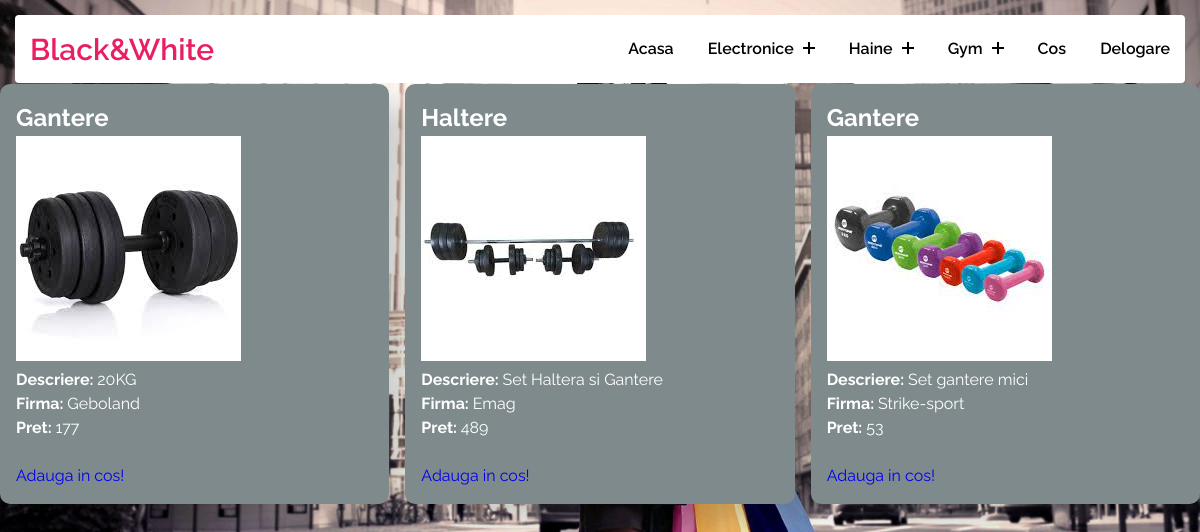
The app's page /gym.php (signed in) with its own data.
### tables this page shows
CREATE TABLE `gym` (
  `idg` int(11) NOT NULL,
  `denumire` varchar(255) NOT NULL,
  `descriere` varchar(255) NOT NULL,
  `firma` varchar(255) DEFAULT NULL,
  `imagine` varchar(255) NOT NULL,
  `pret` float NOT NULL,
  `stoc` int(11) NOT NULL
);

### gym.php (the view, shortened to what this page needs)
<?php
    $con = mysqli_connect("localhost", "root", "", "proiect");
 ?>
<!DOCTYPE html>
<html lang="en">
<head>
    <link rel="stylesheet" type="text/css" href="css/styles2.css">
</head>
<body>
<section>
    <div class="header">
      <div class="container">
        <div class="header-main">
          <div class="logo">
             <a href="index.php">Black&White</a>
          </div>
           <nav class="nav-menu">
              <ul class="menu">
               <li class="menu-item">
                 <a href="index.php">Acasa</a>
               </li>
               <li class="menu-item menu-item-has-children">
                 <a href="#" data-toggle="sub-menu">Electronice <i class="plus"></i></a>
               </li>
               <li class="menu-item menu-item-has-children">
                 <a href="#" data-toggle="sub-menu">Haine <i class="plus"></i></a>
               </li>
               <li class="menu-item menu-item-has-children">
                 <a href="#" data-toggle="sub-menu">Gym <i class="plus"></i></a>
                </li>
               <li class="menu-item">
                  <a href="cos.php">Cos</a>
                </li>
               <li class="menu-item">
                <a href="delogare.php">Delogare</a>
                </li>
              </ul>
          </nav>
      </div>
    </div>
    </div>
</section>
    <br>
    <section class="home-section">
        <div class="lista_articole">
<?php
            $link = $_SERVER['REQUEST_URI'];
            $query = parse_url($link, PHP_URL_QUERY);
            switch($query){
                default:
                    $res = "SELECT * FROM gym ORDER BY idg";
                    break;
                }
                $rez = mysqli_query($con, $res);
                while($ser = mysqli_fetch_array($rez)){
                        echo '<div class="articol"><p><h2>'.$ser['denumire'].'</h2><img src="'.$ser['imagine'].'
                        "<br><br><b>Descriere: </b>'.$ser['descriere'].'<br><b>Firma: </b>'.$ser['firma'].'
                        <br><b>Pret: </b>'.$ser['pret'].'</p><br><a href="add-to-cart.php?idg='.$ser['idg'].'">Adauga in cos!</a></div>';
                }
            ?>
        </div>
    </section>
</body>
</html>

### css/styles2.css (style rules this page uses)
.home-section { width: 100%; display: block; min-height: 100vh; }
body { width: 100%; height: 100vh; background-image:url('../images/background-imagine.jpg') ; background-position: center top; background-size: cover; line-height: 1.5; font-family: 'Raleway', sans-serif; font-weight: 400; }
.container { max-width: 1170px; margin:auto; }
* { margin:0; box-sizing: border-box; }
.header { position: absolute; width: 100%; left: 0; top: 0; z-index: 99; padding: 15px; }
ul { list-style: none; margin: 0; padding: 0; }
a { text-decoration: none; }
.header-main { background-color: #ffffff ; display: flex; justify-content: space-between; align-items: center; padding: 10px 0; border-radius: 4px; }
.header .menu > .menu-item { display: inline-block; margin-left: 30px; position: relative; }
.header .logo { padding: 0 15px; }
.header .logo a { font-size: 30px; text-transform: capitalize; color: #e91e63; font-weight: 600; }
.header .nav-menu { padding: 0 15px; }
.header .menu > .menu-item > a { display: block; padding: 12px 0; font-size: 16px; color: #000000; text-transform: capitalize; font-weight: 600; transition: all 0.3s ease; }
.header .menu > .menu-item > a .plus { display: inline-block; height: 12px; width: 12px; position: relative; margin-left: 5px; pointer-events: none; }
.header .menu > .menu-item > a .plus:before, .header .menu > .menu-item > a .plus:after { content:''; position:absolute; box-sizing: border-box; left: 50%; top: 50%; background-color: #000000; height: 2px; width: 100%; transform: translate(-50%,-50%); transition: all 0.3s ease; }
.header .menu > .menu-item > a .plus:after { transform: translate(-50%,-50%) rotate(-90deg); }
.lista_articole { position: relative; margin: 5% auto; max-width: 1200px; display: grid; grid-gap: 1rem; grid-template-columns: repeat(auto-fit, minmax(300px, 1fr)); }
.articol { cursor: pointer; box-shadow: 20px 20px 30px rgba(0,0,0,0.2); background-color: #7f8a8d; border-radius: 10px; color: #ffffff; padding: 1em; }

### records on screen
gym: denumire "Gantere", imagine (picture), descriere "20KG", firma "Geboland", pret "177"
gym: denumire "Haltere", imagine (picture), descriere "Set Haltera si Gantere", firma "Emag", pret "489"
gym: denumire "Gantere", imagine (picture), descriere "Set gantere mici", firma "Strike-sport", pret "53"
